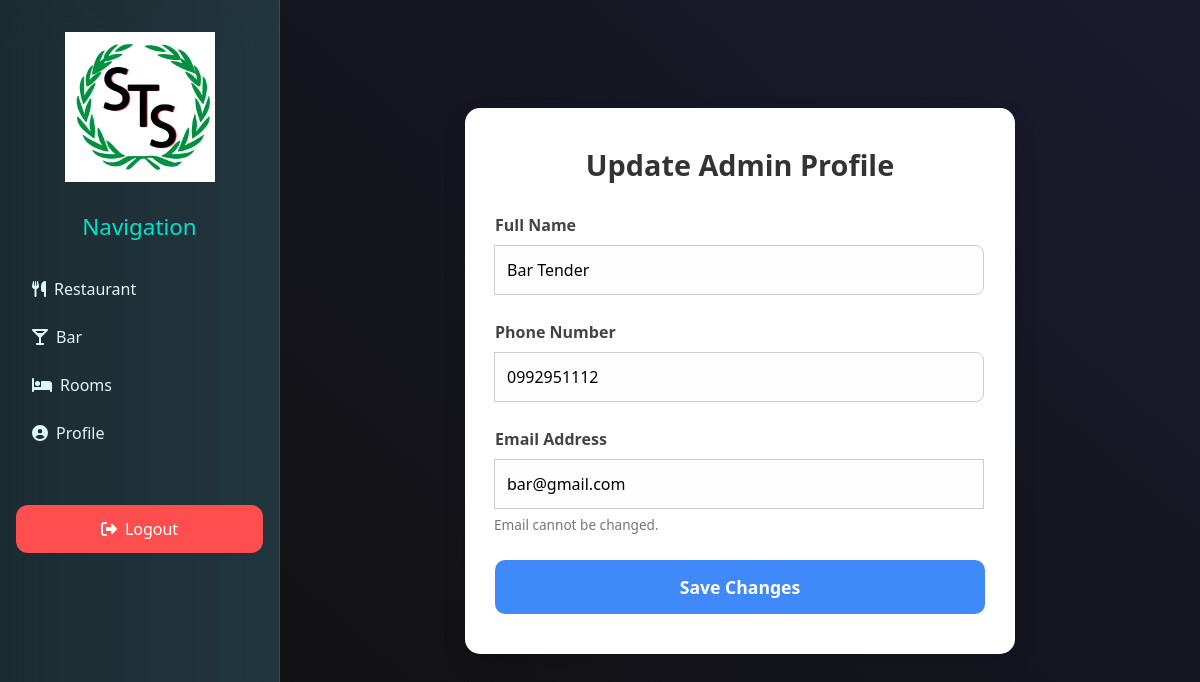
Screenshot of /profile (signed in) with the database file from the repository.
### backend/models.py (models this page shows, shortened)
class User(db.Model):
    __tablename__ = 'users'
    id = db.Column(db.Integer, primary_key=True, autoincrement=True)  # Use integer IDs
    username = db.Column(db.String(50), nullable=False)
    email = db.Column(db.String(100), unique=True, nullable=False)
    password = db.Column(db.String(200), nullable=False)
    role = db.Column(db.String(20), default='user')  # Possible values: 'user', 'admin'
    phone = db.Column(db.String(15), nullable=True)
    created_at = db.Column(db.DateTime, default=datetime.utcnow)
    is_active = db.Column(db.Boolean, default=False)

### backend/routes.py (the view)
@main.route('/profile', methods=['GET', 'POST'])
@login_required
def profile():
    user = User.query.get(session['user_id'])
    if request.method == 'POST':
        user.username = request.form['name']
        user.phone = request.form['phone']
        db.session.commit()
        flash('Profile updated successfully!', 'success')
        return redirect(url_for('main.profile'))
    return render_template('profile.html', user=user)

### backend/routes.py (called while the page is built)
def login_required(f):
    @wraps(f)
    def decorated_function(*args, **kwargs):
        print("Session:", session)  # Debugging line
        if 'user_id' not in session:
            flash('You must be logged in to access this page.', 'error')
            return redirect(url_for('main.login'))
        return f(*args, **kwargs)
    return decorated_function

### frontend/templates/profile.html (shortened to what this page needs)
{% extends 'dashboard.html' %}
{% block content %}
<div class="profile-container">
    <h2>Update Admin Profile</h2>
    <form method="POST" class="profile-form" novalidate>
        <div class="input-group">
            <label for="name">Full Name</label>
            <input type="text" name="name" id="name" value="{{ user.username }}" required aria-label="Full name">
        </div>
        <div class="input-group">
            <label for="phone">Phone Number</label>
            <input type="text" name="phone" id="phone" value="{{ user.phone }}" required pattern="^\+?[1-9]\d{1,14}$" title="Enter a valid phone number">
        </div>
        <div class="input-group">
            <label for="email">Email Address</label>
            <input type="email" name="email" id="email" value="{{ user.email }}" readonly>
            <small>Email cannot be changed.</small>
        </div>
        <button type="submit" class="btn-submit">Save Changes</button>
    </form>
</div>
{% endblock %}

### frontend/templates/dashboard.html (style rules this page uses)
body { margin: 0; font-family: 'Segoe UI', Tahoma, Geneva, Verdana, sans-serif; background: linear-gradient(to right, #0f2027, #203a43, #2c5364); color: #f5f5f5; overflow-x: hidden; }
.main-content h2 { font-size: 2.5rem; font-weight: 700; margin-bottom: 1rem; color: #00e3cc; }

### frontend/templates/profile.html (style rules this page uses)
body { font-family: 'Segoe UI', Tahoma, Geneva, Verdana, sans-serif; background-color: #eef1f6; margin: 0; padding: 0; }
.profile-container { max-width: 550px; margin: 60px auto; background: #fff; padding: 40px 30px; border-radius: 15px; box-shadow: 0 10px 25px rgba(0, 0, 0, 0.1); transition: 0.3s ease; }
.profile-container h2 { text-align: center; font-size: 1.8rem; color: #333; margin-bottom: 30px; }
.input-group { margin-bottom: 25px; }
.input-group label { display: block; margin-bottom: 8px; font-weight: 600; color: #444; }
.input-group input { width: 100%; padding: 12px; font-size: 1rem; border: 1px solid #ccc; border-radius: 8px; background-color: #fdfdfd; transition: border 0.3s ease, box-shadow 0.3s ease; }
.input-group small { display: block; margin-top: 6px; font-size: 0.85rem; color: #777; }
.btn-submit { display: block; width: 100%; padding: 14px; background-color: #3f89f8; color: #fff; font-size: 1.1rem; font-weight: bold; border: none; border-radius: 10px; cursor: pointer; transition: background-color 0.3s ease; }

### rows the page displays
User: name "Bar Tender", phone "0992951112", email "bar@gmail.com"
